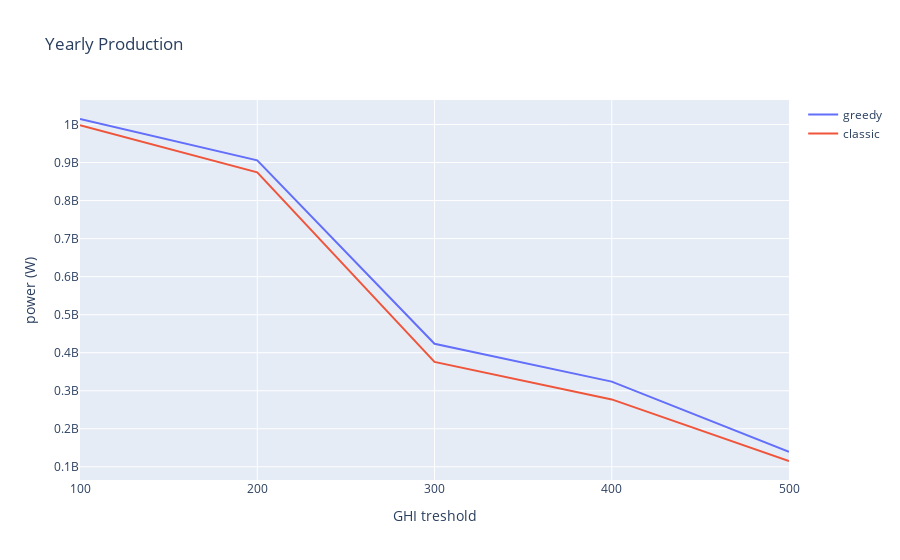

The code cell stored with this chart in its notebook:
### Code cell
fig = go.Figure()
fig.add_trace(go.Scatter(x=df.names, y=df.greedyProd,
                    mode='lines',
                    name='greedy'))
fig.add_trace(go.Scatter(x=df.names, y=df.classicProd,
                    mode='lines',
                    name='classic'))
fig.update_layout(title='Yearly Production',
                   xaxis_title='GHI treshold',
                   yaxis_title='power (W)')
fig

### Figure 1 — Plotly figure (JSON) as saved in the notebook; plotly's stock layout.template omitted (floating-point values rounded to 4 significant figures)
{"data": [{"mode": "lines", "name": "greedy", "type": "scatter", "x": ["100", "200", "300", "400", "500"], "y": [1015000000.0, 905900000.0, 423400000.0, 323900000.0, 139300000.0]}, {"mode": "lines", "name": "classic", "type": "scatter", "x": ["100", "200", "300", "400", "500"], "y": [998100000.0, 874300000.0, 376000000.0, 277200000.0, 115300000.0]}], "layout": {"title": {"text": "Yearly Production"}, "xaxis": {"title": {"text": "GHI treshold"}}, "yaxis": {"title": {"text": "power (W)"}}}}
